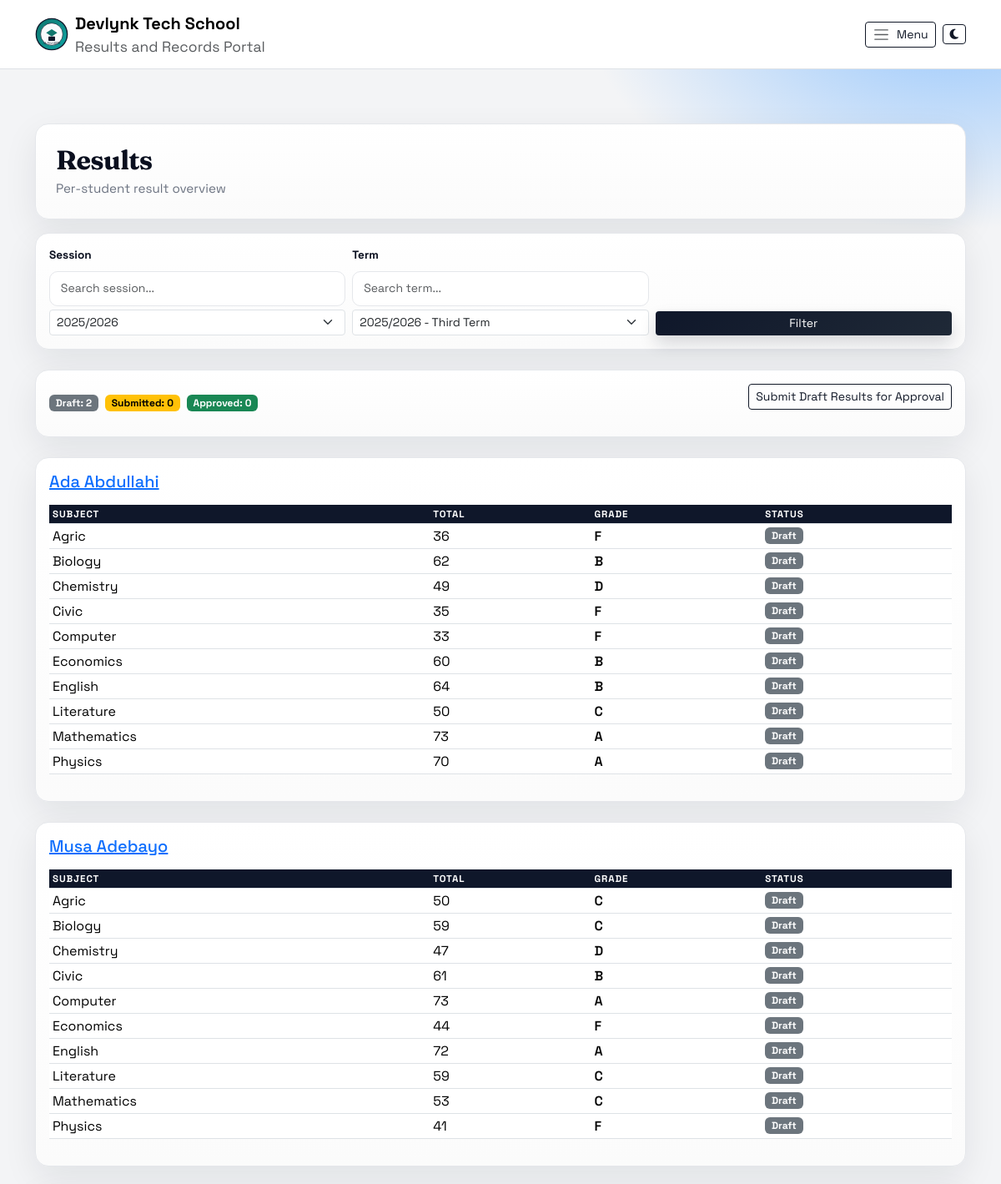
Screenshot of /results/ (signed in, upper part) with the database file from the repository.
### accounts/models.py (models this page shows, shortened)
class SchoolBranding(models.Model):
    GRADING_TEMPLATE_CUSTOM = "custom"
    GRADING_TEMPLATE_WAEC = "waec"
    GRADING_TEMPLATE_STRICT = "strict"
    GRADING_TEMPLATE_CHOICES = (
        (GRADING_TEMPLATE_CUSTOM, "Custom"),
        (GRADING_TEMPLATE_WAEC, "WAEC Standard"),
        (GRADING_TEMPLATE_STRICT, "Strict Senior"),
    )
    REPORT_STYLE_CLASSIC = "classic"
    REPORT_STYLE_COMPACT = "compact"
    REPORT_STYLE_CHOICES = (
        (REPORT_STYLE_CLASSIC, "Classic"),
        (REPORT_STYLE_COMPACT, "Compact"),
    )
    PRINT_DENSITY_STANDARD = "standard"
    PRINT_DENSITY_DENSE = "dense"
    PRINT_DENSITY_CHOICES = (
        (PRINT_DENSITY_STANDARD, "Standard"),
        (PRINT_DENSITY_DENSE, "High Density"),
    )
    id = models.AutoField(primary_key=True)
    school_name = models.CharField(max_length=150, default="Al-Waarith Model College")
    school_motto = models.CharField(max_length=200, default="Results and Records Portal")
    school_logo = models.FileField(upload_to="branding/", blank=True, null=True)
    principal_signature_name = models.CharField(max_length=120, default="Principal")
    class_teacher_signature_name = models.CharField(max_length=120, default="Class Teacher")
    principal_signature_file = models.FileField(
        upload_to="branding/signatures/", blank=True, null=True
    )
    class_teacher_signature_file = models.FileField(
        upload_to="branding/signatures/", blank=True, null=True
    )
    grading_template = models.CharField(
        max_length=16, choices=GRADING_TEMPLATE_CHOICES, default=GRADING_TEMPLATE_CUSTOM
    )
    report_template_style = models.CharField(
        max_length=16, choices=REPORT_STYLE_CHOICES, default=REPORT_STYLE_CLASSIC
    )
    report_print_density = models.CharField(
        max_length=16, choices=PRINT_DENSITY_CHOICES, default=PRINT_DENSITY_STANDARD
    )
    result_footer_note = models.CharField(max_length=160, blank=True)
    grade_a_min = models.PositiveSmallIntegerField(default=70)
    grade_b_min = models.PositiveSmallIntegerField(default=60)
    grade_c_min = models.PositiveSmallIntegerField(default=50)
    grade_d_min = models.PositiveSmallIntegerField(default=45)
    pass_mark = models.PositiveSmallIntegerField(default=45)
    promotion_min_attendance_rate = models.FloatField(default=75.0)
    promotion_min_behavior_average = models.FloatField(default=2.5)
    promotion_require_non_cognitive = models.BooleanField(default=True)
    updated_at = models.DateTimeField(auto_now=True)
    class Meta:
        verbose_name = "School Branding"
        verbose_name_plural = "School Branding"
    @classmethod
    def get_solo(cls):
        obj = cls.objects.order_by("id").first()
        if obj:
            return obj
        return cls.objects.create()

### students/models.py (models this page shows, shortened)
class Student(models.Model):
    GENDER_CHOICES = (
        ("M", "Male"),
        ("F", "Female"),
    )
    first_name = models.CharField(max_length=100)
    last_name = models.CharField(max_length=100, null=True, blank=True)
    admission_number = models.CharField(max_length=100, unique=True)
    gender = models.CharField(max_length=1, choices=GENDER_CHOICES)
    school_class = models.ForeignKey(
        SchoolClass,
        on_delete=models.SET_NULL,
        null=True,
        blank=True,
        related_name="students",
    )
    class_name = models.CharField(max_length=50, null=True, blank=True)
    email = models.EmailField(blank=True)
    parent_email = models.EmailField(blank=True)
    created_at = models.DateTimeField(auto_now_add=True)
    def __str__(self):
        return f"{self.first_name} {self.last_name}"

### results/models.py (models this page shows, shortened)
class Result(models.Model):
    id = models.AutoField(primary_key=True)
    STATUS_DRAFT = "draft"
    STATUS_SUBMITTED = "submitted"
    STATUS_APPROVED = "approved"
    STATUS_CHOICES = (
        (STATUS_DRAFT, "Draft"),
        (STATUS_SUBMITTED, "Submitted"),
        (STATUS_APPROVED, "Approved"),
    )
    student = models.ForeignKey(Student, on_delete=models.CASCADE)
    subject = models.ForeignKey(Subject, on_delete=models.CASCADE)
    session = models.ForeignKey(AcademicSession, on_delete=models.CASCADE, null=True, blank=True)
    term = models.ForeignKey(Term, on_delete=models.CASCADE, null=True, blank=True)
    created_by = models.ForeignKey(
        settings.AUTH_USER_MODEL,
        on_delete=models.SET_NULL,
        null=True,
        blank=True,
        related_name="results_created",
    )
    updated_by = models.ForeignKey(
        settings.AUTH_USER_MODEL,
        on_delete=models.SET_NULL,
        null=True,
        blank=True,
        related_name="results_updated",
    )
    submitted_by = models.ForeignKey(
        settings.AUTH_USER_MODEL,
        on_delete=models.SET_NULL,
        null=True,
        blank=True,
        related_name="results_submitted",
    )
    approved_by = models.ForeignKey(
        settings.AUTH_USER_MODEL,
        on_delete=models.SET_NULL,
        null=True,
        blank=True,
        related_name="results_approved",
    )
    ca1 = models.PositiveSmallIntegerField(default=0)
    ca2 = models.PositiveSmallIntegerField(default=0)
    exam = models.PositiveSmallIntegerField(default=0)
    created_at = models.DateTimeField(default=timezone.now)
    updated_at = models.DateTimeField(auto_now=True)
    submitted_at = models.DateTimeField(null=True, blank=True)
    approved_at = models.DateTimeField(null=True, blank=True)
    status = models.CharField(
        max_length=12,
        choices=STATUS_CHOICES,
        default=STATUS_DRAFT,
        db_index=True,
    )
    class Meta:
        unique_together = ("student", "subject", "session", "term")
        ordering = ("student", "subject")
        indexes = [
            models.Index(fields=("session", "term", "student")),
            models.Index(fields=("session", "student")),
            models.Index(fields=("status", "session", "term")),
        ]
    @property
    def total_score(self):
        return self.ca1 + self.ca2 + self.exam
    def grade(self):
        return grade_from_score(self.total_score)

### academics/models.py (models this page shows)
class Subject(models.Model):
    name = models.CharField(max_length=100)
    short_name = models.CharField(max_length=20, blank=True)
    def __str__(self):
        return self.name

### results/views.py (the view)
# urls.py: path("", views.result_list, name="list"),
@teacher_with_class_required
def result_list(request):
    session = get_active_session()
    term = get_active_term(session)
    if request.GET.get("session"):
        session = AcademicSession.objects.filter(id=request.GET.get("session")).first()
        term = get_active_term(session)
    if request.GET.get("term"):
        term = Term.objects.filter(id=request.GET.get("term"), session=session).first()
    student_scope = get_teacher_students(request.user)
    results = (
        Result.objects.select_related("student", "subject", "session", "term")
        .filter(session=session, term=term, student__in=student_scope)
        .order_by("student__last_name", "student__first_name", "subject__name")
    )
    students_results = defaultdict(list)
    for result in results:
        students_results[result.student].append(result)
    status_counts = {
        row["status"]: row["count"]
        for row in results.values("status").annotate(count=Count("id"))
    }
    context = {
        "students_results": dict(students_results),
        "sessions": AcademicSession.objects.all().order_by("-id"),
        "terms": Term.objects.filter(session=session).order_by("order") if session else [],
        "selected_session": session,
        "selected_term": term,
        "status_counts": status_counts,
    }
    return render(request, "results/result_list.html", context)

### templates/results/result_list.html (shortened to what this page needs)
﻿{% extends "base.html" %}
{% load static %}
{% block content %}
<div class="waec-card p-4 mb-3">
  <h2 class="waec-title mb-1">Results</h2>
  <div class="waec-subtitle">Per-student result overview</div>
</div>
<form method="get" class="waec-card p-3 mb-4">
  <div class="row g-2 align-items-end">
    <div class="col-md-4">
      <label class="form-label">Session</label>
      <input type="text" class="form-control form-control-sm select-search" placeholder="Search session..." data-target="result-session-select">
      <select id="result-session-select" name="session" class="form-select form-select-sm mt-1">
        {% for session in sessions %}
          <option value="{{ session.id }}" {% if selected_session and session.id == selected_session.id %}selected{% endif %}>{{ session.name }}</option>
        {% endfor %}
      </select>
    </div>
    <div class="col-md-4">
      <label class="form-label">Term</label>
      <input type="text" class="form-control form-control-sm select-search" placeholder="Search term..." data-target="result-term-select">
      <select id="result-term-select" name="term" class="form-select form-select-sm mt-1">
        {% for term in terms %}
          <option value="{{ term.id }}" {% if selected_term and term.id == selected_term.id %}selected{% endif %}>{{ term }}</option>
        {% endfor %}
      </select>
    </div>
    <div class="col-md-4">
      <button class="btn btn-dark btn-sm w-100">Filter</button>
    </div>
  </div>
</form>
<div class="waec-card p-3 mb-4">
  <div class="d-flex flex-wrap gap-2 align-items-center justify-content-between">
    <div class="d-flex gap-2">
      <span class="badge text-bg-secondary">Draft: {{ status_counts.draft|default:0 }}</span>
      <span class="badge text-bg-warning">Submitted: {{ status_counts.submitted|default:0 }}</span>
      <span class="badge text-bg-success">Approved: {{ status_counts.approved|default:0 }}</span>
    </div>
    {% if selected_session and selected_term %}
    <form method="post" action="{% url 'results:submit_for_review' %}" class="d-inline">
      <button class="btn btn-outline-dark btn-sm">Submit Draft Results for Approval</button>
    </form>
    {% endif %}
  </div>
</div>
{% for student, results in students_results.items %}
<div class="waec-card p-3 mb-4">
  <h5 class="mb-3">
    <a href="{% url 'results:student_results_sheet' student.id %}">{{ student }}</a>
  </h5>
  <div class="table-responsive">
    <table class="table table-sm waec-table align-middle">
      <thead>
        <tr>
          <th>Subject</th>
          <th>Total</th>
          <th>Grade</th>
          <th>Status</th>
        </tr>
      </thead>
      <tbody>
        {% for result in results %}
        <tr>
          <td>{{ result.subject }}</td>
          <td>{{ result.total_score }}</td>
          <td class="fw-semibold">{{ result.grade }}</td>
          <td>
            {% if result.status == 'approved' %}
            <span class="badge text-bg-success">Approved</span>
            {% elif result.status == 'submitted' %}
            <span class="badge text-bg-warning">Submitted</span>
            {% else %}
            <span class="badge text-bg-secondary">Draft</span>
            {% endif %}
          </td>
        </tr>
        {% endfor %}
      </tbody>
    </table>
  </div>
</div>
{% empty %}
<div class="empty-state">No results available.</div>
{% endfor %}
{% endblock %}

### templates/base.html (shortened to what this page needs)
﻿{% load static %}
<!DOCTYPE html>
<html lang="en">
<head>
    <link href="https://cdn.jsdelivr.net/npm/bootstrap@5.3.2/dist/css/bootstrap.min.css" rel="stylesheet">
    <link rel="stylesheet" href="https://cdnjs.cloudflare.com/ajax/libs/font-awesome/6.5.1/css/all.min.css">
    <link href="{% static 'css/app.css' %}" rel="stylesheet">
    {% if page_css_path %}
    <link href="{% static page_css_path %}" rel="stylesheet">
    {% endif %}
</head>
<body>
<nav class="navbar navbar-expand-lg navbar-light bg-white border-bottom fixed-top">
  <div class="container">
    <a class="navbar-brand d-flex align-items-center gap-2" href="{% url 'home' %}">
      <img src="{{ school_logo_url }}" alt="School Badge" width="40" height="40">
      <div>
        <div class="fw-bold">{{ school_name_display }}</div>
        <div class="text-muted small">{{ school_motto_display }}</div>
      </div>
    </a>
    <div class="d-flex align-items-center gap-2 ms-auto">
      <button class="btn btn-outline-dark btn-sm d-inline-flex align-items-center gap-2" type="button" data-bs-toggle="offcanvas" data-bs-target="#sideNav" aria-controls="sideNav">
        <span class="navbar-toggler-icon"></span>
        <span class="d-none d-md-inline">Menu</span>
      </button>
      <button class="btn btn-outline-dark btn-sm d-inline-flex align-items-center gap-2" type="button" id="themeToggle" aria-label="Toggle theme">
        <i class="fa-solid fa-moon" id="themeToggleIcon"></i>
      </button>
    </div>
  </div>
</nav>
<main class="container py-4 page-content">
    {% block content %}{% endblock %}
</main>
</body>
</html>

### rows the page displays
SchoolBranding: school_name "Devlynk Tech School", school_motto "Results and Records Portal"
Student: first_name+last_name "Ada Abdullahi"
Result: subject "Agric", total_score "36", grade "F", status "Draft"
Result: subject "Biology", total_score "62", grade "B", status "Draft"
Result: subject "Chemistry", total_score "49", grade "D", status "Draft"
Result: subject "Civic", total_score "35", grade "F", status "Draft"
Result: subject "Computer", total_score "33", grade "F", status "Draft"
Result: subject "Economics", total_score "60", grade "B", status "Draft"
Result: subject "English", total_score "64", grade "B", status "Draft"
Result: subject "Literature", total_score "50", grade "C", status "Draft"
Result: subject "Mathematics", total_score "73", grade "A", status "Draft"
Result: subject "Physics", total_score "70", grade "A", status "Draft"
Student: first_name+last_name "Musa Adebayo"
Result: subject "Agric", total_score "50", grade "C", status "Draft"
Result: subject "Biology", total_score "59", grade "C", status "Draft"
Result: subject "Chemistry", total_score "47", grade "D", status "Draft"
Result: subject "Civic", total_score "61", grade "B", status "Draft"
Result: subject "Computer", total_score "73", grade "A", status "Draft"
Result: subject "Economics", total_score "44", grade "F", status "Draft"
Result: subject "English", total_score "72", grade "A", status "Draft"
Result: subject "Literature", total_score "59", grade "C", status "Draft"
Result: subject "Mathematics", total_score "53", grade "C", status "Draft"
Result: subject "Physics", total_score "41", grade "F", status "Draft"

### other values shown
{{ status_counts.draft|default:0 }} "2"
{{ status_counts.submitted|default:0 }} "0"
{{ status_counts.approved|default:0 }} "0"
form field session "2025/2026"
form field term "2025/2026 - Third Term"
